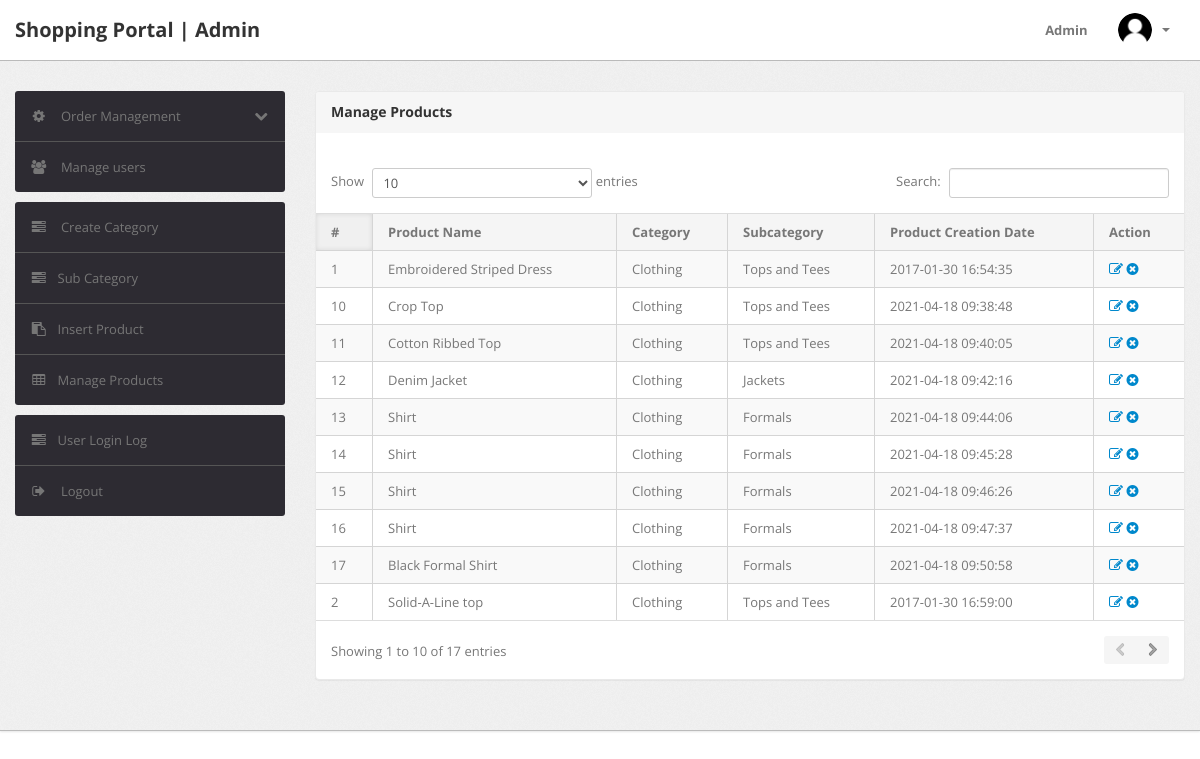
/admin/manage-products.php (signed in), run on the app's committed database.
### tables this page shows
CREATE TABLE `products` (
  `id` int(11) NOT NULL,
  `category` int(11) NOT NULL,
  `subCategory` int(11) DEFAULT NULL,
  `productName` varchar(255) DEFAULT NULL,
  `productPrice` int(11) DEFAULT NULL,
  `productPriceBeforeDiscount` int(11) DEFAULT NULL,
  `productDescription` longtext DEFAULT NULL,
  `productImage1` varchar(255) DEFAULT NULL,
  `productImage2` varchar(255) DEFAULT NULL,
  `productImage3` varchar(255) DEFAULT NULL,
  `shippingCharge` int(11) DEFAULT NULL,
  `productAvailability` varchar(255) DEFAULT NULL,
  `postingDate` timestamp NULL DEFAULT current_timestamp(),
  `updationDate` varchar(255) DEFAULT NULL
);

CREATE TABLE `category` (
  `id` int(11) NOT NULL,
  `categoryName` varchar(255) DEFAULT NULL,
  `categoryDescription` longtext DEFAULT NULL,
  `creationDate` timestamp NOT NULL DEFAULT current_timestamp(),
  `updationDate` varchar(255) DEFAULT NULL
);

CREATE TABLE `subcategory` (
  `id` int(11) NOT NULL,
  `categoryid` int(11) DEFAULT NULL,
  `subcategory` varchar(255) DEFAULT NULL,
  `creationDate` timestamp NULL DEFAULT current_timestamp(),
  `updationDate` varchar(255) DEFAULT NULL
);

### admin/manage-products.php (the view, shortened to what this page needs)
<?php
include('include/config.php');
if(strlen($_SESSION['alogin'])==0)
	{
header('location:index.php');
}
else{
?>
<!DOCTYPE html>
<html lang="en">
<head>
	<link type="text/css" href="bootstrap/css/bootstrap.min.css" rel="stylesheet">
	<link type="text/css" href="bootstrap/css/bootstrap-responsive.min.css" rel="stylesheet">
	<link type="text/css" href="css/theme.css" rel="stylesheet">
	<link type="text/css" href="images/icons/css/font-awesome.css" rel="stylesheet">
</head>
<body>
<?php include('include/header.php');?>
	<div class="wrapper">
		<div class="container">
			<div class="row">
<?php include('include/sidebar.php');?>
			<div class="span9">
					<div class="content">
	<div class="module">
							<div class="module-head">
								<h3>Manage Products</h3>
							</div>
							<div class="module-body table">
									<br />
								<table cellpadding="0" cellspacing="0" border="0" class="datatable-1 table table-bordered table-striped	 display" width="100%">
									<thead>
										<tr>
											<th>#</th>
											<th>Product Name</th>
											<th>Category </th>
											<th>Subcategory</th>
											<th>Product Creation Date</th>
											<th>Action</th>
										</tr>
									</thead>
									<tbody>
<?php $query=mysqli_query($con,"select products.*,category.categoryName,subcategory.subcategory from products join category on category.id=products.category join subcategory on subcategory.id=products.subCategory");
$cnt=1;
while($row=mysqli_fetch_array($query))
{
?>
										<tr>
											<td><?php echo htmlentities($cnt);?></td>
											<td><?php echo htmlentities($row['productName']);?></td>
											<td><?php echo htmlentities($row['categoryName']);?></td>
											<td> <?php echo htmlentities($row['subcategory']);?></td>
											<td><?php echo htmlentities($row['postingDate']);?></td>
											<td>
											<a href="edit-products.php?id=<?php echo $row['id']?>" ><i class="icon-edit"></i></a>
											<a href="manage-products.php?id=<?php echo $row['id']?>&del=delete" onClick="return confirm('Are you sure you want to delete?')"><i class="icon-remove-sign"></i></a></td>
										</tr>
										<?php $cnt=$cnt+1; } ?>
								</table>
							</div>
						</div>
					</div>
				</div>
			</div>
		</div>
	</div>
</body>
<?php } ?>

### admin/include/header.php (shortened to what this page needs)
<div class="navbar navbar-fixed-top">
		<div class="navbar-inner">
			<div class="container">
			  	<a class="brand" href="index.html">
			  		Shopping Portal | Admin
			  	</a>
				<div class="nav-collapse collapse navbar-inverse-collapse">
					<ul class="nav pull-right">
						<li><a href="#">
							Admin
						</a></li>
						<li class="nav-user dropdown">
							<a href="#" class="dropdown-toggle" data-toggle="dropdown">
								<img src="images/user.png" class="nav-avatar" />
								<b class="caret"></b>
							</a>
						</li>
					</ul>
				</div>
			</div>
		</div>
	</div>

### admin/include/sidebar.php (shortened to what this page needs)
<div class="span3">
					<div class="sidebar">
<ul class="widget widget-menu unstyled">
							<li>
								<a class="collapsed" data-toggle="collapse" href="#togglePages">
									<i class="menu-icon icon-cog"></i>
									<i class="icon-chevron-down pull-right"></i><i class="icon-chevron-up pull-right"></i>
									Order Management
								</a>
							</li>
							<li>
								<a href="manage-users.php">
									<i class="menu-icon icon-group"></i>
									Manage users
								</a>
							</li>
						</ul>
						<ul class="widget widget-menu unstyled">
                                <li><a href="category.php"><i class="menu-icon icon-tasks"></i> Create Category </a></li>
                                <li><a href="subcategory.php"><i class="menu-icon icon-tasks"></i>Sub Category </a></li>
                                <li><a href="insert-product.php"><i class="menu-icon icon-paste"></i>Insert Product </a></li>
                                <li><a href="manage-products.php"><i class="menu-icon icon-table"></i>Manage Products </a></li>
                            </ul>
						<ul class="widget widget-menu unstyled">
							<li><a href="user-logs.php"><i class="menu-icon icon-tasks"></i>User Login Log </a></li>
							<li>
								<a href="logout.php">
									<i class="menu-icon icon-signout"></i>
									Logout
								</a>
							</li>
						</ul>
					</div>
				</div>

### data on the page
products: productName "Embroidered Striped Dress", category.categoryName "Clothing", subcategory.subcategory "Tops and Tees", postingDate "2017-01-30 16:54:35"
products: productName "Solid-A-Line top", category.categoryName "Clothing", subcategory.subcategory "Tops and Tees", postingDate "2017-01-30 16:59:00"
products: productName "Crop Top", category.categoryName "Clothing", subcategory.subcategory "Tops and Tees", postingDate "2021-04-18 09:38:48"
products: productName "Cotton Ribbed Top", category.categoryName "Clothing", subcategory.subcategory "Tops and Tees", postingDate "2021-04-18 09:40:05"
products: productName "Denim Jacket", category.categoryName "Clothing", subcategory.subcategory "Jackets", postingDate "2021-04-18 09:42:16"
products: productName "Shirt", category.categoryName "Clothing", subcategory.subcategory "Formals", postingDate "2021-04-18 09:44:06"
products: productName "Shirt", category.categoryName "Clothing", subcategory.subcategory "Formals", postingDate "2021-04-18 09:45:28"
products: productName "Shirt", category.categoryName "Clothing", subcategory.subcategory "Formals", postingDate "2021-04-18 09:46:26"
products: productName "Shirt", category.categoryName "Clothing", subcategory.subcategory "Formals", postingDate "2021-04-18 09:47:37"
products: productName "Black Formal Shirt", category.categoryName "Clothing", subcategory.subcategory "Formals", postingDate "2021-04-18 09:50:58"
